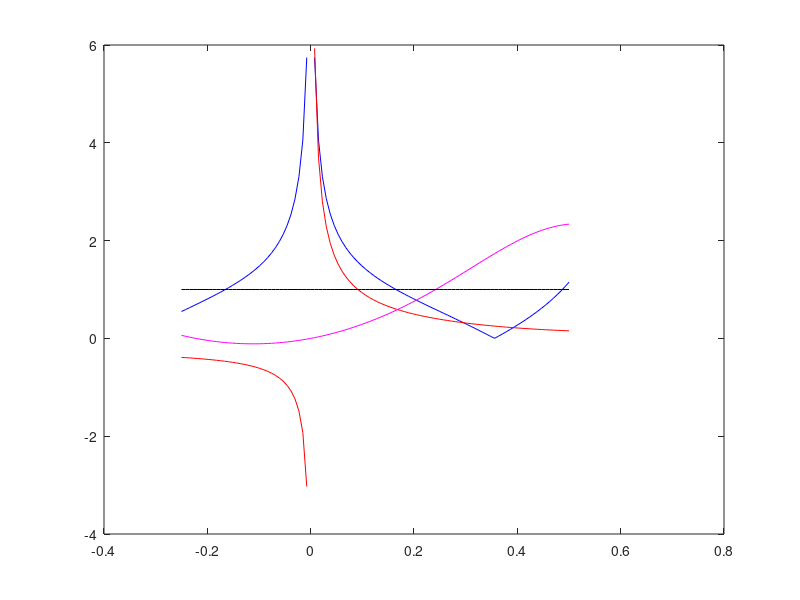

Reproduce this figure in MATLAB.
f=@(x)(3*x.^3-tan(x)+x.^2);
n = 1e3;
x=linspace(-1,1,1000);
plot(x,f(x),'b',x,x*0,'k');
%axis([-1 1 -2 2])

%Se despejan todas las x de la funcion 
g2=@(x)(((tan(x)-x.^2)/3).^(1/3))
g3=@(x)(atan(3*x.^3+x.^2))

%Se derivan cada funcion
dg1=@(x)((sec(x).^2-9*x.^2)./(2*sqrt(tan(x)-3*x.^3)))%b
dg2=@(x)((sec(x).^2-2*x)./(3^(4/3)*(tan(x)-x.^2).^(2/3)))%r
dg3=@(x)(9*x.^2+2*x)./((3*x.^3+x.^2).^2+1)%m

%VER CUAL CONVERGE MAS RAPIDO(MAS CERCAS DE 0)
%x=-0.25:.001:.5;
x=linspace(-0.25,0.5,100);
plot(x,abs(dg1(x)),'b',x,dg2(x),'r',x,dg3(x),'m',x,1+0*x,'k')

n=10;
sal=[];
x0=.25;
for k=1:n
  x1=g2(x0);
  errAbs=abs(x0-x1);
  sal=[sal; [x1 errAbs errAbs/abs(x1)]];
  %para while x0=x1;
endfor
sal

